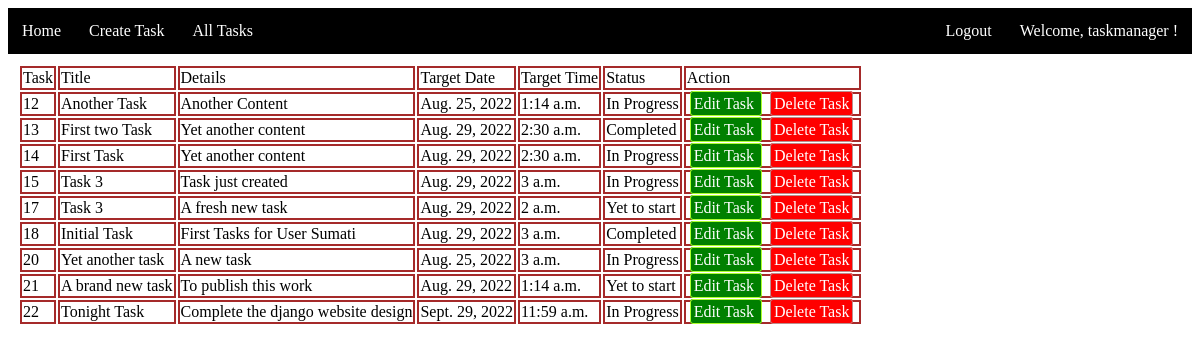
Screenshot of /tasks/tasks_list (signed in) with the database file from the repository.
### tasks/models.py (models this page shows, shortened)
class Task(models.Model):
    STATUS = (
        ('Completed', 'Completed'),
        ('In Progress', 'In Progress'),
        ('Yet to start', 'Yet to start')
    )
    date_created = models.DateTimeField(auto_now_add=True)
    title = models.CharField(max_length=30)
    target_date = models.DateField()
    target_time = models.TimeField()
    content = models.TextField(max_length=200)
    status = models.CharField(max_length=200,null=True,choices=STATUS)
    user = models.ForeignKey(settings.AUTH_USER_MODEL,on_delete=models.CASCADE)

### tasks/views.py (the view)
# urls.py: path('tasks_list',views.tasks_list, name='tasks_list'),
@login_required
def tasks_list(request):
    current_user = request.user
    tasks = Task.objects.filter(user = current_user)
    context = { 'tasks': tasks }
    if request.method == 'GET':
        task_list = Task.objects.filter()
        return render(request, 'tasks/tasks_list.html',context=context)

### tasks/templates/tasks/tasks_list.html (shortened to what this page needs)
{% extends 'tasks/index.html' %}
{% block body %}
<table>
    <thead>
        <tr>
            <td> Task</td>
            <td> Title </td>
            <td> Details </td>
            <td> Target Date </td>
            <td> Target Time </td>
            <td> Status </td>
            <td> Action </td>
        </tr>
    </thead>
    <tbody>
         {% for task in tasks %}
        <tr>
            <td> {{task.id}}</td>
            <td> {{task.title}} </td>
            <td> {{task.content}} </td>
            <td> {{task.target_date}} </td>
            <td> {{task.target_time}} </td>
            <td> {{task.status}}</td>
            <td>
                <a class="edit" href="{% url 'update_task' task.id %}"> Edit Task </a>
            <a  class="delete" href="{% url 'delete_task' task.id %}"> Delete Task </a>
            </td>
        </tr>
        {% endfor %}
    </tbody>
</table>
{% endblock %}

### tasks/templates/tasks/index.html (shortened to what this page needs)
{% load static %}
<html lang="en">
<head>
    <link rel="stylesheet" href="{% static 'tasks/style.css'%}">
</head>
<body>
    <div class="topnav">
        <a href="home">Home</a>
        {% if request.user.is_authenticated %}
        <a href="create_task">Create Task</a>
        <a href="{% url 'tasks_list' %}"> All Tasks</a>
        <div class="topnav-right">
            <a> Welcome, {{request.user}} ! </a>
            <a href="{% url 'logout' %}"> Logout</a>
        </div>
        {% else %}
        <div class="topnav-right">
            <a href="login"> Login </a>
            <a href="register"> Register </a>
        </div>
        {% endif %}
    </div>
    {% block body %}
    {% endblock %}
</body>
</html>

### tasks/static/tasks/style.css (style rules this page uses)
.topnav { background-color: black; overflow: hidden; width: 100%; }
.topnav a { color: white; text-align: center; padding: 14px; float: left; text-decoration: none; }
.topnav-right a { float: right; }
.edit { background-color: green; color: white; border: 1px solid greenyellow; border-radius: 3px; text-decoration: none; margin: 3px; padding: 3px; }
.delete { background-color: red; color: white; border: 1px solid rosybrown; border-radius: 3px; text-decoration: none; margin: 5px; padding: 3px; }
table { margin: 10px; padding:auto; }
td { border: 2px solid brown; }

### rows the page displays
Task: id "12", title "Another Task", content "Another Content", target_date "Aug. 25, 2022", target_time "1:14 a.m.", status "In Progress"
Task: id "13", title "First two Task", content "Yet another content", target_date "Aug. 29, 2022", target_time "2:30 a.m.", status "Completed"
Task: id "14", title "First Task", content "Yet another content", target_date "Aug. 29, 2022", target_time "2:30 a.m.", status "In Progress"
Task: id "15", title "Task 3", content "Task just created", target_date "Aug. 29, 2022", target_time "3 a.m.", status "In Progress"
Task: id "17", title "Task 3", content "A fresh new task", target_date "Aug. 29, 2022", target_time "2 a.m.", status "Yet to start"
Task: id "18", title "Initial Task", content "First Tasks for User Sumati", target_date "Aug. 29, 2022", target_time "3 a.m.", status "Completed"
Task: id "20", title "Yet another task", content "A new task", target_date "Aug. 25, 2022", target_time "3 a.m.", status "In Progress"
Task: id "21", title "A brand new task", content "To publish this work", target_date "Aug. 29, 2022", target_time "1:14 a.m.", status "Yet to start"
Task: id "22", title "Tonight Task", content "Complete the django website design", target_date "Sept. 29, 2022", target_time "11:59 a.m.", status "In Progress"

### other values shown
{{ request.user }} "taskmanager"
